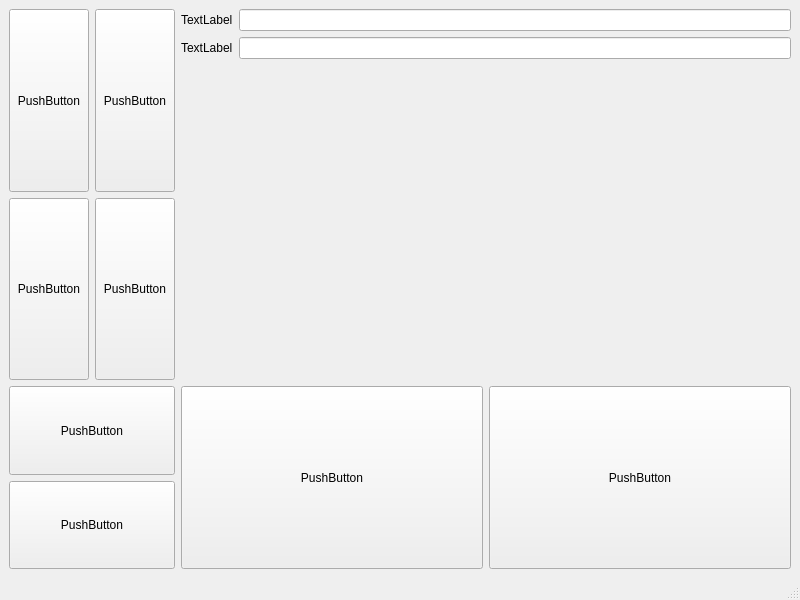
<?xml version="1.0" encoding="UTF-8"?>
<ui version="4.0">
 <class>MainWindow</class>
 <widget class="QMainWindow" name="MainWindow">
  <property name="geometry">
   <rect>
    <x>0</x>
    <y>0</y>
    <width>800</width>
    <height>600</height>
   </rect>
  </property>
  <property name="windowTitle">
   <string>MainWindow</string>
  </property>
  <widget class="QWidget" name="centralwidget">
   <layout class="QGridLayout" name="gridLayout">
    <item row="1" column="0">
     <widget class="QPushButton" name="pushButton_3">
      <property name="sizePolicy">
       <sizepolicy hsizetype="Preferred" vsizetype="Preferred">
        <horstretch>0</horstretch>
        <verstretch>0</verstretch>
       </sizepolicy>
      </property>
      <property name="text">
       <string>PushButton</string>
      </property>
     </widget>
    </item>
    <item row="0" column="0">
     <widget class="QPushButton" name="pushButton_2">
      <property name="sizePolicy">
       <sizepolicy hsizetype="Preferred" vsizetype="Preferred">
        <horstretch>0</horstretch>
        <verstretch>0</verstretch>
       </sizepolicy>
      </property>
      <property name="text">
       <string>PushButton</string>
      </property>
     </widget>
    </item>
    <item row="2" column="0" colspan="2">
     <layout class="QVBoxLayout" name="verticalLayout">
      <item>
       <widget class="QPushButton" name="pushButton_8">
        <property name="sizePolicy">
         <sizepolicy hsizetype="Minimum" vsizetype="Preferred">
          <horstretch>0</horstretch>
          <verstretch>0</verstretch>
         </sizepolicy>
        </property>
        <property name="text">
         <string>PushButton</string>
        </property>
       </widget>
      </item>
      <item>
       <widget class="QPushButton" name="pushButton_7">
        <property name="sizePolicy">
         <sizepolicy hsizetype="Minimum" vsizetype="Preferred">
          <horstretch>0</horstretch>
          <verstretch>0</verstretch>
         </sizepolicy>
        </property>
        <property name="text">
         <string>PushButton</string>
        </property>
       </widget>
      </item>
     </layout>
    </item>
    <item row="0" column="2" rowspan="2">
     <layout class="QFormLayout" name="formLayout">
      <item row="0" column="0">
       <widget class="QLabel" name="label">
        <property name="text">
         <string>TextLabel</string>
        </property>
       </widget>
      </item>
      <item row="1" column="0">
       <widget class="QLabel" name="label_2">
        <property name="text">
         <string>TextLabel</string>
        </property>
       </widget>
      </item>
      <item row="0" column="1">
       <widget class="QLineEdit" name="lineEdit"/>
      </item>
      <item row="1" column="1">
       <widget class="QLineEdit" name="lineEdit_2"/>
      </item>
     </layout>
    </item>
    <item row="1" column="1">
     <widget class="QPushButton" name="pushButton_4">
      <property name="sizePolicy">
       <sizepolicy hsizetype="Preferred" vsizetype="Preferred">
        <horstretch>0</horstretch>
        <verstretch>0</verstretch>
       </sizepolicy>
      </property>
      <property name="text">
       <string>PushButton</string>
      </property>
     </widget>
    </item>
    <item row="0" column="1">
     <widget class="QPushButton" name="pushButton">
      <property name="sizePolicy">
       <sizepolicy hsizetype="Preferred" vsizetype="Preferred">
        <horstretch>0</horstretch>
        <verstretch>0</verstretch>
       </sizepolicy>
      </property>
      <property name="text">
       <string>PushButton</string>
      </property>
     </widget>
    </item>
    <item row="2" column="2">
     <layout class="QHBoxLayout" name="horizontalLayout_3">
      <item>
       <widget class="QPushButton" name="pushButton_6">
        <property name="sizePolicy">
         <sizepolicy hsizetype="Preferred" vsizetype="Minimum">
          <horstretch>0</horstretch>
          <verstretch>0</verstretch>
         </sizepolicy>
        </property>
        <property name="text">
         <string>PushButton</string>
        </property>
       </widget>
      </item>
      <item>
       <widget class="QPushButton" name="pushButton_5">
        <property name="sizePolicy">
         <sizepolicy hsizetype="Preferred" vsizetype="Minimum">
          <horstretch>0</horstretch>
          <verstretch>0</verstretch>
         </sizepolicy>
        </property>
        <property name="text">
         <string>PushButton</string>
        </property>
       </widget>
      </item>
     </layout>
    </item>
   </layout>
  </widget>
  <widget class="QMenuBar" name="menubar">
   <property name="geometry">
    <rect>
     <x>0</x>
     <y>0</y>
     <width>800</width>
     <height>22</height>
    </rect>
   </property>
  </widget>
  <widget class="QStatusBar" name="statusbar"/>
 </widget>
 <resources/>
 <connections/>
</ui>
